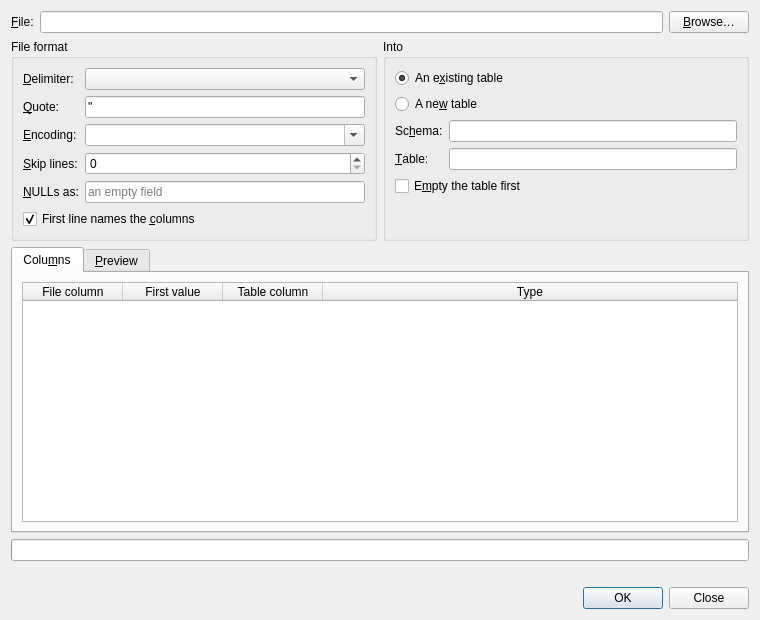
<?xml version="1.0" encoding="UTF-8"?>
<ui version="4.0">
 <class>ImportDialog</class>
 <widget class="QDialog" name="ImportDialog">
  <property name="geometry">
   <rect>
    <x>0</x>
    <y>0</y>
    <width>760</width>
    <height>620</height>
   </rect>
  </property>
  <property name="windowTitle">
   <string>Import CSV</string>
  </property>
  <layout class="QVBoxLayout" name="dialogLayout">
   <item>
    <layout class="QFormLayout" name="fileLayout">
     <item row="0" column="0">
      <widget class="QLabel" name="pathLabel">
       <property name="text">
        <string>&amp;File:</string>
       </property>
       <property name="buddy">
        <cstring>path</cstring>
       </property>
      </widget>
     </item>
     <item row="0" column="1">
      <layout class="QHBoxLayout" name="pathLayout">
       <item>
        <widget class="QLineEdit" name="path"/>
       </item>
       <item>
        <widget class="QPushButton" name="browse">
         <property name="text">
          <string>&amp;Browse…</string>
         </property>
        </widget>
       </item>
      </layout>
     </item>
    </layout>
   </item>
   <item>
    <layout class="QHBoxLayout" name="settingsLayout">
     <item>
      <widget class="QGroupBox" name="formatBox">
       <property name="title">
        <string>File format</string>
       </property>
       <layout class="QFormLayout" name="formatLayout">
        <item row="0" column="0">
         <widget class="QLabel" name="delimiterLabel">
          <property name="text">
           <string>&amp;Delimiter:</string>
          </property>
          <property name="buddy">
           <cstring>delimiter</cstring>
          </property>
         </widget>
        </item>
        <item row="0" column="1">
         <widget class="QComboBox" name="delimiter"/>
        </item>
        <item row="1" column="0">
         <widget class="QLabel" name="quoteLabel">
          <property name="text">
           <string>&amp;Quote:</string>
          </property>
          <property name="buddy">
           <cstring>quote</cstring>
          </property>
         </widget>
        </item>
        <item row="1" column="1">
         <widget class="QLineEdit" name="quote">
          <property name="text">
           <string notr="true">"</string>
          </property>
          <property name="maxLength">
           <number>1</number>
          </property>
         </widget>
        </item>
        <item row="2" column="0">
         <widget class="QLabel" name="encodingLabel">
          <property name="text">
           <string>&amp;Encoding:</string>
          </property>
          <property name="buddy">
           <cstring>encoding</cstring>
          </property>
         </widget>
        </item>
        <item row="2" column="1">
         <widget class="QComboBox" name="encoding">
          <property name="editable">
           <bool>true</bool>
          </property>
         </widget>
        </item>
        <item row="3" column="0">
         <widget class="QLabel" name="skipLabel">
          <property name="text">
           <string>&amp;Skip lines:</string>
          </property>
          <property name="buddy">
           <cstring>skipLines</cstring>
          </property>
         </widget>
        </item>
        <item row="3" column="1">
         <widget class="QSpinBox" name="skipLines">
          <property name="toolTip">
           <string>Lines at the top of the file to leave out, like a title</string>
          </property>
          <property name="maximum">
           <number>1000</number>
          </property>
         </widget>
        </item>
        <item row="4" column="0">
         <widget class="QLabel" name="nullLabel">
          <property name="text">
           <string>&amp;NULLs as:</string>
          </property>
          <property name="buddy">
           <cstring>nullText</cstring>
          </property>
         </widget>
        </item>
        <item row="4" column="1">
         <widget class="QLineEdit" name="nullText">
          <property name="toolTip">
           <string>An unquoted field reading this is NULL; a quoted one never is</string>
          </property>
          <property name="placeholderText">
           <string>an empty field</string>
          </property>
         </widget>
        </item>
        <item row="5" column="0" colspan="2">
         <widget class="QCheckBox" name="header">
          <property name="text">
           <string>First line names the &amp;columns</string>
          </property>
          <property name="checked">
           <bool>true</bool>
          </property>
         </widget>
        </item>
       </layout>
      </widget>
     </item>
     <item>
      <widget class="QGroupBox" name="targetBox">
       <property name="title">
        <string>Into</string>
       </property>
       <layout class="QFormLayout" name="targetLayout">
        <item row="0" column="0" colspan="2">
         <widget class="QRadioButton" name="existingTable">
          <property name="text">
           <string>An e&amp;xisting table</string>
          </property>
          <property name="checked">
           <bool>true</bool>
          </property>
         </widget>
        </item>
        <item row="1" column="0" colspan="2">
         <widget class="QRadioButton" name="newTable">
          <property name="text">
           <string>A ne&amp;w table</string>
          </property>
         </widget>
        </item>
        <item row="2" column="0">
         <widget class="QLabel" name="schemaLabel">
          <property name="text">
           <string>Sc&amp;hema:</string>
          </property>
          <property name="buddy">
           <cstring>schema</cstring>
          </property>
         </widget>
        </item>
        <item row="2" column="1">
         <widget class="QLineEdit" name="schema"/>
        </item>
        <item row="3" column="0">
         <widget class="QLabel" name="tableLabel">
          <property name="text">
           <string>&amp;Table:</string>
          </property>
          <property name="buddy">
           <cstring>table</cstring>
          </property>
         </widget>
        </item>
        <item row="3" column="1">
         <widget class="QLineEdit" name="table"/>
        </item>
        <item row="4" column="0" colspan="2">
         <widget class="QCheckBox" name="truncate">
          <property name="text">
           <string>E&amp;mpty the table first</string>
          </property>
         </widget>
        </item>
       </layout>
      </widget>
     </item>
    </layout>
   </item>
   <item>
    <widget class="QTabWidget" name="tabs">
     <property name="currentIndex">
      <number>0</number>
     </property>
     <widget class="QWidget" name="columnsTab">
      <attribute name="title">
       <string>Colu&amp;mns</string>
      </attribute>
      <layout class="QVBoxLayout" name="columnsLayout">
       <item>
        <widget class="QTableWidget" name="columns">
         <property name="selectionMode">
          <enum>QAbstractItemView::NoSelection</enum>
         </property>
         <attribute name="verticalHeaderVisible">
          <bool>false</bool>
         </attribute>
         <attribute name="horizontalHeaderStretchLastSection">
          <bool>true</bool>
         </attribute>
         <column>
          <property name="text">
           <string>File column</string>
          </property>
         </column>
         <column>
          <property name="text">
           <string>First value</string>
          </property>
         </column>
         <column>
          <property name="text">
           <string>Table column</string>
          </property>
         </column>
         <column>
          <property name="text">
           <string>Type</string>
          </property>
         </column>
        </widget>
       </item>
      </layout>
     </widget>
     <widget class="QWidget" name="previewTab">
      <attribute name="title">
       <string>&amp;Preview</string>
      </attribute>
      <layout class="QVBoxLayout" name="previewLayout">
       <item>
        <widget class="QTableWidget" name="preview">
         <property name="editTriggers">
          <set>QAbstractItemView::NoEditTriggers</set>
         </property>
        </widget>
       </item>
      </layout>
     </widget>
    </widget>
   </item>
   <item>
    <widget class="QProgressBar" name="progress">
     <property name="maximum">
      <number>1000</number>
     </property>
     <property name="value">
      <number>0</number>
     </property>
     <property name="textVisible">
      <bool>false</bool>
     </property>
    </widget>
   </item>
   <item>
    <widget class="QLabel" name="status">
     <property name="wordWrap">
      <bool>true</bool>
     </property>
     <property name="textInteractionFlags">
      <set>Qt::TextSelectableByMouse</set>
     </property>
    </widget>
   </item>
   <item>
    <widget class="QDialogButtonBox" name="buttons">
     <property name="standardButtons">
      <set>QDialogButtonBox::Close|QDialogButtonBox::Ok</set>
     </property>
    </widget>
   </item>
  </layout>
 </widget>
 <tabstops>
  <tabstop>path</tabstop>
  <tabstop>browse</tabstop>
  <tabstop>delimiter</tabstop>
  <tabstop>quote</tabstop>
  <tabstop>encoding</tabstop>
  <tabstop>skipLines</tabstop>
  <tabstop>nullText</tabstop>
  <tabstop>header</tabstop>
  <tabstop>existingTable</tabstop>
  <tabstop>newTable</tabstop>
  <tabstop>schema</tabstop>
  <tabstop>table</tabstop>
  <tabstop>truncate</tabstop>
  <tabstop>tabs</tabstop>
  <tabstop>columns</tabstop>
  <tabstop>preview</tabstop>
 </tabstops>
 <resources/>
 <connections/>
</ui>
